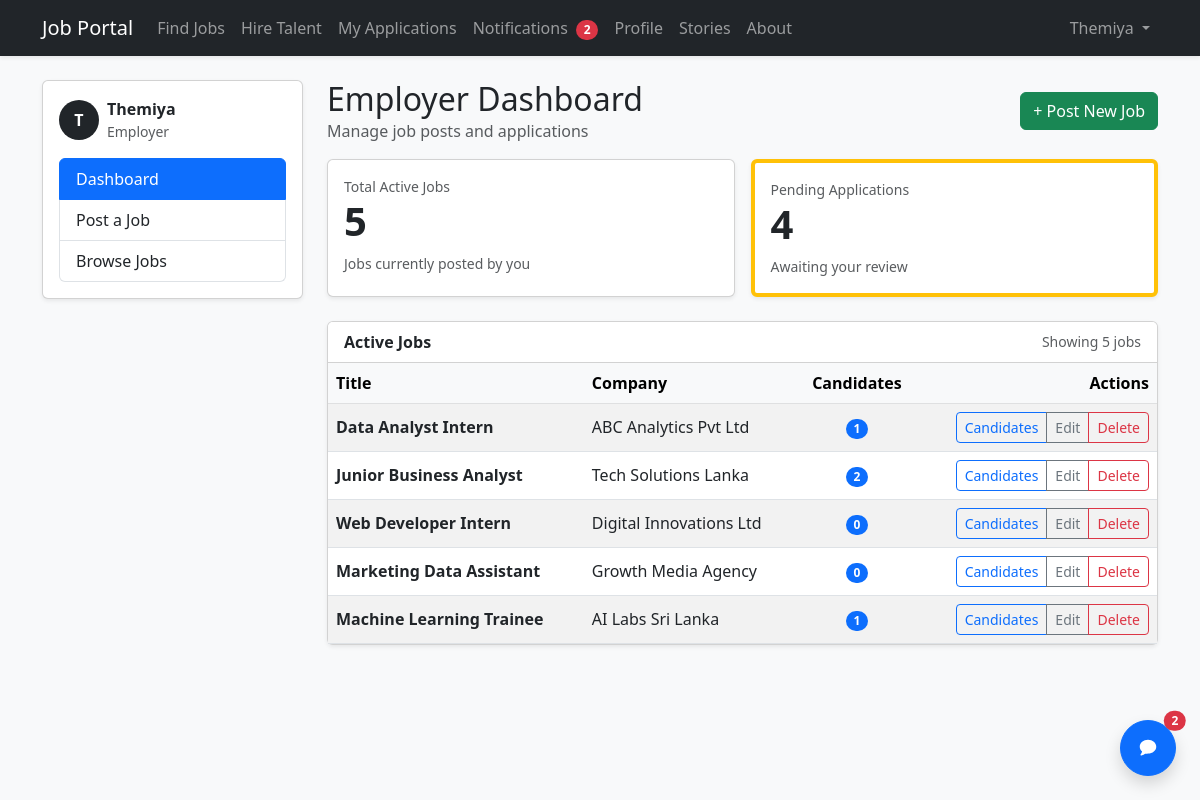
/jobs/dashboard/ (signed in), run on the app's committed database.
### jobs/models.py (models this page shows, shortened)
class Job(models.Model):
    title = models.CharField(max_length=100)
    description = models.TextField()
    company = models.CharField(max_length=100)
    created_by = models.ForeignKey(User, on_delete=models.CASCADE)

### jobs/views.py (the view)
# urls.py: path('dashboard/', views.employer_dashboard, name='employer_dashboard'),
@login_required
def employer_dashboard(request):
    if not request.user.groups.filter(name='Employer').exists():
        return redirect('home')
    my_jobs = Job.objects.filter(created_by=request.user)
    total_active_jobs = my_jobs.count()
    total_pending_applications = Application.objects.filter(
        job__created_by=request.user, status="Pending"
    ).count()
    return render(
        request,
        "employer_dashboard.html",
        {
            "my_jobs": my_jobs,
            "total_active_jobs": total_active_jobs,
            "total_pending_applications": total_pending_applications,
        },
    )

### jobportal/context_processors.py (called while the page is built)
def unread_notifications_count(request):
    if not getattr(request, "user", None) or not request.user.is_authenticated:
        return {
            "unread_notifications_count": 0,
            "unread_message_count": 0,
            "recent_messages": [],
        }
    return {
        "unread_notifications_count": Notification.objects.filter(
            recipient=request.user, is_read=False
        ).count(),
        "unread_message_count": DirectMessage.objects.filter(
            recipient=request.user, is_read=False
        ).count(),
        "recent_messages": DirectMessage.objects.filter(recipient=request.user)
        .select_related("sender")
        .only("id", "sender__username", "subject", "body", "sent_at", "is_read")
        [:10],
    }

### jobs/templates/employer_dashboard.html (shortened to what this page needs)
{% extends 'base.html' %}
{% block content %}
<div class="row g-4">
    <div class="col-12 col-lg-3">
        <div class="card shadow-sm">
            <div class="card-body">
                <div class="d-flex align-items-center gap-2 mb-3">
                    <div class="rounded-circle bg-dark text-white d-flex align-items-center justify-content-center" style="width: 40px; height: 40px;">
                        <span class="fw-semibold">{{ user.username|slice:":1"|upper }}</span>
                    </div>
                    <div>
                        <div class="fw-semibold">{{ user.username }}</div>
                        <div class="text-muted small">Employer</div>
                    </div>
                </div>
                <div class="list-group">
                    <a href="{% url 'employer_dashboard' %}" class="list-group-item list-group-item-action active">
                        Dashboard
                    </a>
                    <a href="{% url 'create_job' %}" class="list-group-item list-group-item-action">
                        Post a Job
                    </a>
                    <a href="{% url 'job_list' %}" class="list-group-item list-group-item-action">
                        Browse Jobs
                    </a>
                </div>
            </div>
        </div>
    </div>
    <div class="col-12 col-lg-9">
        <div class="d-flex flex-wrap justify-content-between align-items-center gap-2 mb-3">
            <div>
                <h2 class="mb-0">Employer Dashboard</h2>
                <div class="text-muted">Manage job posts and applications</div>
            </div>
            <a href="{% url 'create_job' %}" class="btn btn-success">+ Post New Job</a>
        </div>
        <div class="row g-3 mb-4">
            <div class="col-12 col-md-6">
                <div class="card shadow-sm h-100">
                    <div class="card-body">
                        <div class="text-muted small">Total Active Jobs</div>
                        <div class="display-6 fw-semibold">{{ total_active_jobs }}</div>
                        <div class="text-muted small mt-2">Jobs currently posted by you</div>
                    </div>
                </div>
            </div>
            <div class="col-12 col-md-6">
                <div class="card shadow-sm h-100 border-start border-warning border-4">
                    <div class="card-body">
                        <div class="text-muted small">Pending Applications</div>
                        <div class="display-6 fw-semibold">{{ total_pending_applications }}</div>
                        <div class="text-muted small mt-2">Awaiting your review</div>
                    </div>
                </div>
            </div>
        </div>
        <div class="card shadow-sm">
            <div class="card-header bg-white d-flex flex-wrap justify-content-between align-items-center gap-2">
                <div class="fw-semibold">Active Jobs</div>
                <div class="text-muted small">Showing {{ my_jobs|length }} job{{ my_jobs|length|pluralize }}</div>
            </div>
            <div class="table-responsive">
                <table class="table table-striped table-hover align-middle mb-0">
                    <thead class="table-light">
                        <tr>
                            <th>Title</th>
                            <th>Company</th>
                            <th class="text-center">Candidates</th>
                            <th class="text-end">Actions</th>
                        </tr>
                    </thead>
                    <tbody>
                        {% for job in my_jobs %}
                        <tr>
                            <td class="fw-semibold">{{ job.title }}</td>
                            <td>{{ job.company }}</td>
                            <td class="text-center">
                                <span class="badge bg-primary rounded-pill">{{ job.application_set.count }}</span>
                            </td>
                            <td class="text-end">
                                <div class="btn-group" role="group" aria-label="Job actions">
                                    <a href="{% url 'manage_job_applications' job.id %}" class="btn btn-outline-primary btn-sm">
                                        Candidates
                                    </a>
                                    <a href="{% url 'edit_job' job.id %}" class="btn btn-outline-secondary btn-sm">
                                        Edit
                                    </a>
                                    <a href="{% url 'delete_job' job.id %}" class="btn btn-outline-danger btn-sm">
                                        Delete
                                    </a>
                                </div>
                            </td>
                        </tr>
                        {% endfor %}
                    </tbody>
                </table>
            </div>
        </div>
    </div>
</div>
{% endblock %}

### templates/base.html (shortened to what this page needs)
<!DOCTYPE html>
<html lang="en">
<head>
    <link href="https://cdn.jsdelivr.net/npm/bootstrap@5.3.0/dist/css/bootstrap.min.css" rel="stylesheet">
</head>
<body class="bg-light">
<nav class="navbar navbar-expand-lg navbar-dark bg-dark mb-4 shadow-sm">
    <div class="container">
        <a class="navbar-brand" href="/">Job Portal</a>
        <div class="collapse navbar-collapse" id="mainNavbar">
            <ul class="navbar-nav me-auto mb-2 mb-lg-0">
                {% if user.is_authenticated %}
                  {% if user.groups.all.0.name == 'Employer' %}
                    <li class="nav-item"><a class="nav-link" href="{% url 'job_list' %}">Find Jobs</a></li>
                    <li class="nav-item"><a class="nav-link" href="{% url 'talent_list' %}">Hire Talent</a></li>
                    <li class="nav-item"><a class="nav-link" href="{% url 'my_applications' %}">My Applications</a></li>
                    <li class="nav-item">
                      <a class="nav-link" href="{% url 'notifications_list' %}">
                        Notifications
                        {% if unread_notifications_count %}
                          <span class="badge text-bg-danger rounded-pill ms-1">{{ unread_notifications_count }}</span>
                        {% endif %}
                      </a>
                    </li>
                    <li class="nav-item"><a class="nav-link" href="{% url 'profile_detail' user.id %}">Profile</a></li>
                    <li class="nav-item"><a class="nav-link" href="{% url 'story_list' %}">Stories</a></li>
                    <li class="nav-item"><a class="nav-link" href="{% url 'about_us' %}">About</a></li>
                  {% endif %}
                {% else %}
                  <li class="nav-item"><a class="nav-link" href="{% url 'job_list' %}">Find Jobs</a></li>
                  <li class="nav-item"><a class="nav-link" href="{% url 'story_list' %}">Stories</a></li>
                  <li class="nav-item"><a class="nav-link" href="{% url 'about_us' %}">About</a></li>
                {% endif %}
            </ul>
            <ul class="navbar-nav ms-auto align-items-lg-center">
                {% if user.is_authenticated %}
                    <li class="nav-item dropdown">
                        <a class="nav-link dropdown-toggle" href="#" role="button" data-bs-toggle="dropdown" aria-expanded="false">
                            {{ user.username }}
                        </a>
                    </li>
                {% endif %}
            </ul>
        </div>
    </div>
</nav>
<div class="container">
    {% block content %}
    {% endblock %}
</div>
{% if user.is_authenticated %}
  <button
    type="button"
    class="btn btn-primary position-fixed bottom-0 end-0 m-4 rounded-circle shadow d-flex align-items-center justify-content-center"
    style="width: 56px; height: 56px; z-index: 1080;"
    data-bs-toggle="offcanvas"
    data-bs-target="#inboxOffcanvas"
    aria-controls="inboxOffcanvas"
    aria-label="Open inbox"
  >
    {% if unread_message_count %}
      <span class="position-absolute top-0 start-100 translate-middle badge rounded-pill text-bg-danger">
        {{ unread_message_count }}
      </span>
    {% endif %}
  </button>
{% endif %}
</body>
</html>

### data on the page
Job: title "Data Analyst Intern", company "ABC Analytics Pvt Ltd", application_set.count "1"
Job: title "Junior Business Analyst", company "Tech Solutions Lanka", application_set.count "2"
Job: title "Web Developer Intern", company "Digital Innovations Ltd", application_set.count "0"
Job: title "Marketing Data Assistant", company "Growth Media Agency", application_set.count "0"
Job: title "Machine Learning Trainee", company "AI Labs Sri Lanka", application_set.count "1"

### other printed values
{{ unread_notifications_count }} "2"
{{ user.username }} "Themiya"
{{ user.username|slice:":1"|upper }} "T"
{{ total_active_jobs }} "5"
{{ total_pending_applications }} "4"
{{ my_jobs|length }} "5"
{{ unread_message_count }} "2"
